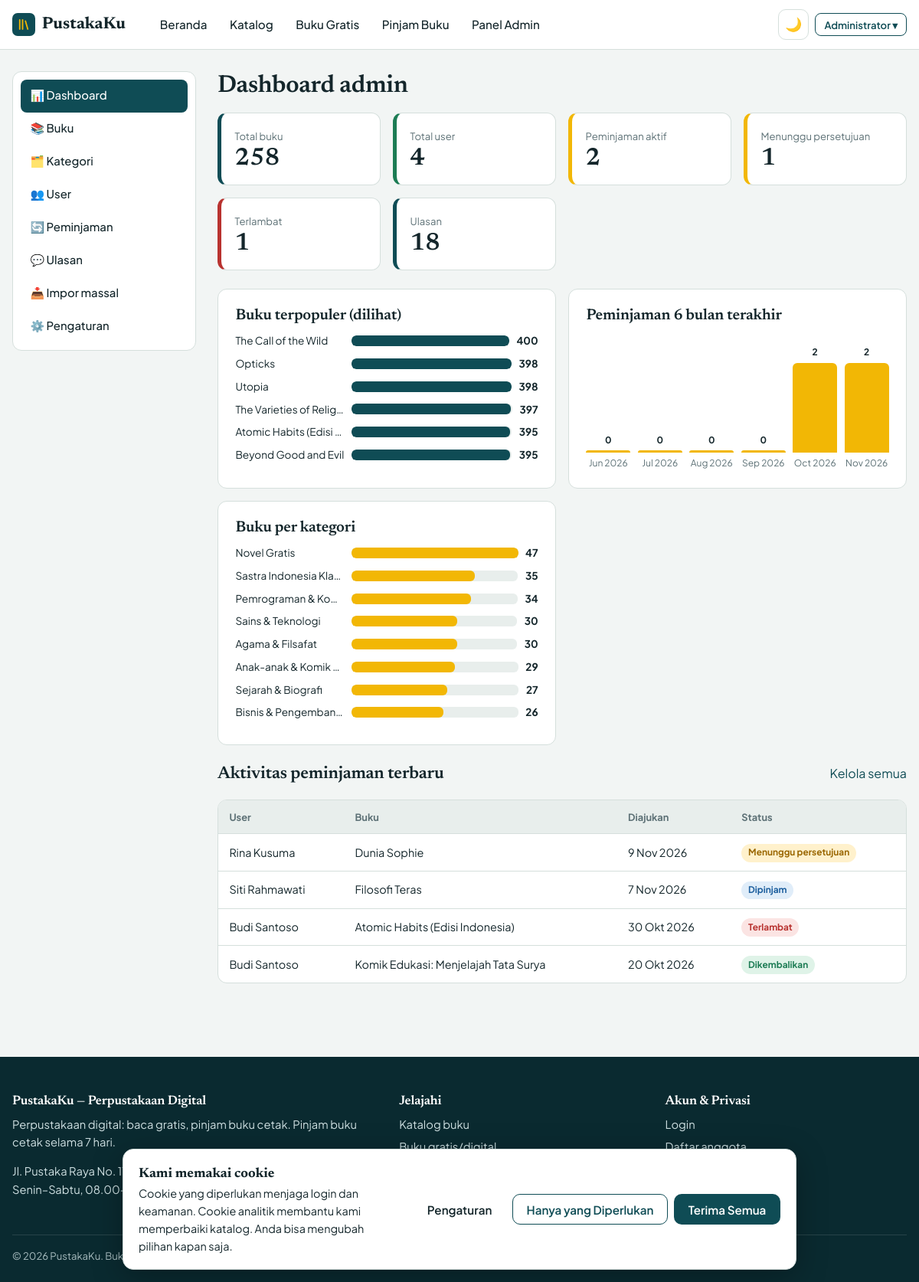
The page /admin/ (signed in) on the database its author committed.
### models.py (models this page shows, shortened)
class User(UserMixin, db.Model):
    id = db.Column(db.Integer, primary_key=True)
    name = db.Column(db.String(100), nullable=False)
    username = db.Column(db.String(40), unique=True, nullable=False, index=True)
    email = db.Column(db.String(120), unique=True, nullable=False, index=True)
    password_hash = db.Column(db.String(255), nullable=False)
    role = db.Column(db.String(10), nullable=False, default="user")  # "user" | "admin"
    active = db.Column(db.Boolean, nullable=False, default=True)     # False = diblokir
    created_at = db.Column(db.DateTime, default=datetime.now)
    loans = db.relationship("Loan", backref="user", cascade="all, delete-orphan", lazy="dynamic")
    reviews = db.relationship("Review", backref="user", cascade="all, delete-orphan", lazy="dynamic")
    favorites = db.relationship("Favorite", backref="user", cascade="all, delete-orphan", lazy="dynamic")
    @property
    def is_admin(self):
        return self.role == "admin"
    @property
    def is_active(self):  # dipakai Flask-Login; akun diblokir tidak bisa login
        return self.active

class Book(db.Model):
    id = db.Column(db.Integer, primary_key=True)
    title = db.Column(db.String(200), nullable=False, index=True)
    author = db.Column(db.String(150), nullable=False, index=True)
    description = db.Column(db.Text, default="")
    year = db.Column(db.Integer)
    publisher = db.Column(db.String(150), default="")
    language = db.Column(db.String(30), default="Indonesia")
    category_id = db.Column(db.Integer, db.ForeignKey("category.id"))
    stock = db.Column(db.Integer, nullable=False, default=0)           # hanya untuk buku fisik
    book_type = db.Column(db.String(10), nullable=False, default="digital")  # "digital" | "physical"
    cover_file = db.Column(db.String(120))     # file cover hasil upload
    cover_url = db.Column(db.String(500))      # atau URL cover eksternal
    cover_fallback = db.Column(db.String(200)) # gambar sampul lokal (static/...) bila sampul utama gagal dimuat
    pdf_file = db.Column(db.String(120))       # file PDF hasil upload
    read_url = db.Column(db.String(500))       # tautan baca online (sumber legal)
    download_url = db.Column(db.String(500))   # tautan unduh (sumber legal)
    source = db.Column(db.String(200), default="")  # sumber & lisensi
    views = db.Column(db.Integer, nullable=False, default=0)
    created_at = db.Column(db.DateTime, default=datetime.now, index=True)
    loans = db.relationship("Loan", backref="book", cascade="all, delete-orphan", lazy="dynamic")
    reviews = db.relationship("Review", backref="book", cascade="all, delete-orphan", lazy="dynamic")
    favorites = db.relationship("Favorite", backref="book", cascade="all, delete-orphan", lazy="dynamic")

class Category(db.Model):
    id = db.Column(db.Integer, primary_key=True)
    name = db.Column(db.String(80), unique=True, nullable=False)
    description = db.Column(db.String(255), default="")
    icon = db.Column(db.String(8), default="📚")
    books = db.relationship("Book", backref="category", lazy="dynamic")

class Loan(db.Model):
    id = db.Column(db.Integer, primary_key=True)
    user_id = db.Column(db.Integer, db.ForeignKey("user.id"), nullable=False, index=True)
    book_id = db.Column(db.Integer, db.ForeignKey("book.id"), nullable=False, index=True)
    status = db.Column(db.String(10), nullable=False, default="pending", index=True)
    requested_at = db.Column(db.DateTime, default=datetime.now)
    borrowed_at = db.Column(db.DateTime)
    due_date = db.Column(db.DateTime)
    returned_at = db.Column(db.DateTime)
    extended = db.Column(db.Boolean, nullable=False, default=False)  # sudah diperpanjang 1x
    @property
    def is_overdue(self):
        return self.status == "borrowed" and self.due_date is not None and self.due_date < datetime.now()
    @property
    def status_label(self):
        if self.is_overdue:
            return "Terlambat"
        return {"pending": "Menunggu persetujuan", "borrowed": "Dipinjam",
                "returned": "Dikembalikan", "rejected": "Ditolak"}.get(self.status, self.status)
    @property
    def status_class(self):
        if self.is_overdue:
            return "danger"
        return {"pending": "warning", "borrowed": "info", "returned": "success",
                "rejected": "muted"}.get(self.status, "muted")

### routes/admin.py (the view)
@admin_bp.route("/")
def dashboard():
    now = datetime.now()
    stats = {
        "books": Book.query.count(),
        "users": User.query.count(),
        "active_loans": Loan.query.filter_by(status="borrowed").count(),
        "pending": Loan.query.filter_by(status="pending").count(),
        "overdue": Loan.query.filter(Loan.status == "borrowed", Loan.due_date < now).count(),
        "reviews": Review.query.count(),
    }
    popular = Book.query.order_by(Book.views.desc(), Book.id).limit(6).all()
    cat_stats = (db.session.query(Category.name, func.count(Book.id))
                 .outerjoin(Book, Book.category_id == Category.id).group_by(Category.id)
                 .order_by(func.count(Book.id).desc()).all())
    monthly = []
    for back in range(5, -1, -1):
        start, end = month_start(now, back), month_start(now, back - 1)
        n = Loan.query.filter(Loan.requested_at >= start, Loan.requested_at < end).count()
        monthly.append((start.strftime("%b %Y"), n))
    recent = Loan.query.order_by(Loan.requested_at.desc()).limit(6).all()
    return render_template("admin/dashboard.html", stats=stats, popular=popular, cat_stats=cat_stats,
                           monthly=monthly, recent=recent,
                           max_views=max([b.views for b in popular] + [1]),
                           max_cat=max([c[1] for c in cat_stats] + [1]),
                           max_month=max([m[1] for m in monthly] + [1]))

### models.py (called while the page is built)
@login_manager.user_loader
def load_user(user_id):
    return db.session.get(User, int(user_id))

### routes/admin.py (called while the page is built)
@admin_bp.before_request
@admin_required
def guard():
    return None

def month_start(d, back):
    y, m = d.year, d.month - back
    while m <= 0:
        m += 12
        y -= 1
    return datetime(y, m, 1)

### utils.py (called while the page is built, shortened)
def admin_required(view):
    @wraps(view)
    def wrapper(*args, **kwargs):
        if not current_user.is_authenticated:
            return current_app.login_manager.unauthorized()
        if not current_user.is_admin:
            abort(403)
        return view(*args, **kwargs)
    return wrapper

def parse_consent(raw):
    if not raw or len(raw) > 40:
        return None

def all_settings():
    from flask import g
    if "site_settings" not in g:
        from models import Setting
        data = dict(DEFAULT_SETTINGS)
        try:
            data.update({s.key: (s.value or "") for s in Setting.query.all()})
        except Exception:  # tabel belum dibuat
            pass
        g.site_settings = data
    return g.site_settings

### templates/admin/dashboard.html (shortened to what this page needs)
{% extends "admin/base.html" %}
{% block admin_content %}
<h1 style="font-size:2rem">Dashboard admin</h1>
<div class="stat-grid">
  <div class="stat"><span>Total buku</span><b>{{ stats.books }}</b></div>
  <div class="stat good"><span>Total user</span><b>{{ stats.users }}</b></div>
  <div class="stat warn"><span>Peminjaman aktif</span><b>{{ stats.active_loans }}</b></div>
  <div class="stat warn"><span>Menunggu persetujuan</span><b>{{ stats.pending }}</b></div>
  <div class="stat bad"><span>Terlambat</span><b>{{ stats.overdue }}</b></div>
  <div class="stat"><span>Ulasan</span><b>{{ stats.reviews }}</b></div>
</div>
<div class="chart-grid">
  <div class="card"><h3>Buku terpopuler (dilihat)</h3>
    {% for b in popular %}<div class="hbar"><span class="name" title="{{ b.title }}">{{ b.title }}</span><div class="track"><div class="fill" style="width: {{ (b.views / max_views * 100)|round }}%"></div></div><b>{{ b.views }}</b></div>{% endfor %}</div>
  <div class="card"><h3>Peminjaman 6 bulan terakhir</h3>
    <div class="vbars">{% for label, n in monthly %}<div class="vbar"><b>{{ n }}</b><div class="fill" style="height: {{ (n / max_month * 80)|round }}%"></div><span class="muted">{{ label }}</span></div>{% endfor %}</div></div>
  <div class="card"><h3>Buku per kategori</h3>
    {% for name, n in cat_stats %}<div class="hbar"><span class="name" title="{{ name }}">{{ name }}</span><div class="track"><div class="fill" style="width: {{ (n / max_cat * 100)|round }}%; background: var(--accent)"></div></div><b>{{ n }}</b></div>{% endfor %}</div>
</div>
<div class="section-head"><h2 style="font-size:1.4rem">Aktivitas peminjaman terbaru</h2><a href="{{ url_for('admin.loans') }}">Kelola semua</a></div>
<div class="table-wrap"><table class="table"><thead><tr><th>User</th><th>Buku</th><th>Diajukan</th><th>Status</th></tr></thead><tbody>
{% for l in recent %}<tr><td>{{ l.user.name }}</td><td>{{ l.book.title }}</td><td>{{ l.requested_at|tgl }}</td><td><span class="badge badge-{{ l.status_class }}">{{ l.status_label }}</span></td></tr>
{% else %}<tr><td colspan="4" class="empty">Belum ada aktivitas.</td></tr>{% endfor %}</tbody></table></div>
{% endblock %}

### templates/base.html (shortened to what this page needs)
{% from "_macros.html" import csrf %}
<!DOCTYPE html>
<html lang="id" data-theme="light">
<head>
  <link rel="stylesheet" href="{{ url_for('static', filename='css/style.css') }}">
</head>
<body>
<header class="navbar">
  <div class="container nav-inner">
    <a class="brand" href="{{ url_for('main.index') }}">
      <span class="brand-mark" aria-hidden="true"><svg viewBox="0 0 24 24" fill="none" stroke="#f2b705" stroke-width="2.4" stroke-linecap="round"><path d="M5 4v16M10 4v16M15 6l4 14"/></svg></span>{{ app_name }}
    </a>
    <nav class="nav-links" id="nav-links" aria-label="Navigasi utama">
      <a href="{{ url_for('main.index') }}" class="{{ 'active' if request.endpoint == 'main.index' }}">Beranda</a>
      <a href="{{ url_for('main.books') }}" class="{{ 'active' if request.endpoint == 'main.books' }}">Katalog</a>
      <a href="{{ url_for('main.books', type='digital') }}">Buku Gratis</a>
      <a href="{{ url_for('main.books', type='physical') }}">Pinjam Buku</a>
      {% if current_user.is_authenticated and current_user.is_admin %}<a href="{{ url_for('admin.dashboard') }}">Panel Admin</a>{% endif %}
    </nav>
    <div class="nav-actions">
      <button class="icon-btn" id="theme-toggle" type="button" aria-label="Ganti tema">🌙</button>
      {% if current_user.is_authenticated %}
        <div class="dropdown">
          <button class="btn btn-outline btn-sm" type="button" data-dropdown aria-haspopup="true">{{ current_user.name.split()[0] }} ▾</button>
        </div>
      {% else %}
        <a class="btn btn-ghost btn-sm" href="{{ url_for('auth.login') }}">Login</a>
        {% if site.allow_register == '1' %}<a class="btn btn-sm" href="{{ url_for('auth.register') }}">Register</a>{% endif %}
      {% endif %}
    </div>
  </div>
</header>
<main>{% block content %}{% endblock %}</main>
<footer class="footer">
  <div class="container">
    <div class="footer-grid">
      <div>
        <h4>{{ app_name }} — Perpustakaan Digital</h4>
        <p>{{ site.tagline }} Pinjam buku cetak selama {{ site.loan_days }} hari.</p>
        <p>{{ site.address }}{% if site.contact_email %} · {{ site.contact_email }}{% endif %}<br>{{ site.open_hours }}</p>
      </div>
      <div><h4>Jelajahi</h4><ul>
        <li><a href="{{ url_for('main.books') }}">Katalog buku</a></li>
        <li><a href="{{ url_for('main.books', type='digital') }}">Buku gratis/digital</a></li>
        <li><a href="{{ url_for('main.books', sort='populer') }}">Terpopuler</a></li></ul></div>
      <div><h4>Akun &amp; Privasi</h4><ul>
        <li><a href="{{ url_for('auth.login') }}">Login</a></li>
        {% if site.allow_register == '1' %}<li><a href="{{ url_for('auth.register') }}">Daftar anggota</a></li>{% endif %}
        <li><button type="button" class="link" data-open-cookie>Pengaturan Cookie</button></li></ul></div>
    </div>
    <div class="footer-bottom">© {{ now.year }} {{ app_name }}. Buku digital bersumber dari domain publik dan lisensi terbuka.</div>
  </div>
</footer>
{% include "_cookie_banner.html" %}
</body>
</html>

### rows shown on the page
User: name "Administrator"
Book: title "The Call of the Wild", views "400"
Book: title "Opticks", views "398"
Book: title "Utopia", views "398"
Book: title "The Varieties of Relig…", views "397"
Book: title "Atomic Habits (Edisi…", views "395"
Book: title "Beyond Good and Evil", views "395"
Category: name "Novel Gratis", {{ (n / max_cat * 100)|round }} 100.0 (drawn), n "47"
Category: name "Sastra Indonesia Kla…", {{ (n / max_cat * 100)|round }} 74.0 (drawn), n "35"
Category: name "Pemrograman & Ko…", {{ (n / max_cat * 100)|round }} 72.0 (drawn), n "34"
Category: name "Sains & Teknologi", {{ (n / max_cat * 100)|round }} 64.0 (drawn), n "30"
Category: name "Agama & Filsafat", {{ (n / max_cat * 100)|round }} 64.0 (drawn), n "30"
Category: name "Anak-anak & Komik…", {{ (n / max_cat * 100)|round }} 62.0 (drawn), n "29"
Category: name "Sejarah & Biografi", {{ (n / max_cat * 100)|round }} 57.0 (drawn), n "27"
Category: name "Bisnis & Pengemban…", {{ (n / max_cat * 100)|round }} 55.0 (drawn), n "26"
Loan: user.name "Rina Kusuma", book "Dunia Sophie", requested_at|tgl "9 Nov 2026", status_label "Menunggu persetujuan"
Loan: user.name "Siti Rahmawati", book "Filosofi Teras", requested_at|tgl "7 Nov 2026", status_label "Dipinjam"
Loan: user.name "Budi Santoso", book "Atomic Habits (Edisi Indonesia)", requested_at|tgl "30 Okt 2026", status_label "Terlambat"
Loan: user.name "Budi Santoso", book "Komik Edukasi: Menjelajah Tata Surya", requested_at|tgl "20 Okt 2026", status_label "Dikembalikan"

### other values the page prints
{{ app_name }} "PustakaKu"
{{ stats.books }} "258"
{{ stats.users }} "4"
{{ stats.active_loans }} "2"
{{ stats.pending }} "1"
{{ stats.overdue }} "1"
{{ stats.reviews }} "18"
{{ n }} "0" "0" "0" "0" "2" "2"
{{ label }} "Jun 2026" "Jul 2026" "Aug 2026" "Sep 2026" "Oct 2026" "Nov 2026"
{{ site.tagline }} "Perpustakaan digital: baca gratis, pinjam buku cetak."
{{ site.loan_days }} "7"
{{ site.address }} "Jl. Pustaka Raya No. 17, Jakarta"
{{ site.open_hours }} "Senin–Sabtu, 08.00–17.00 WIB"
